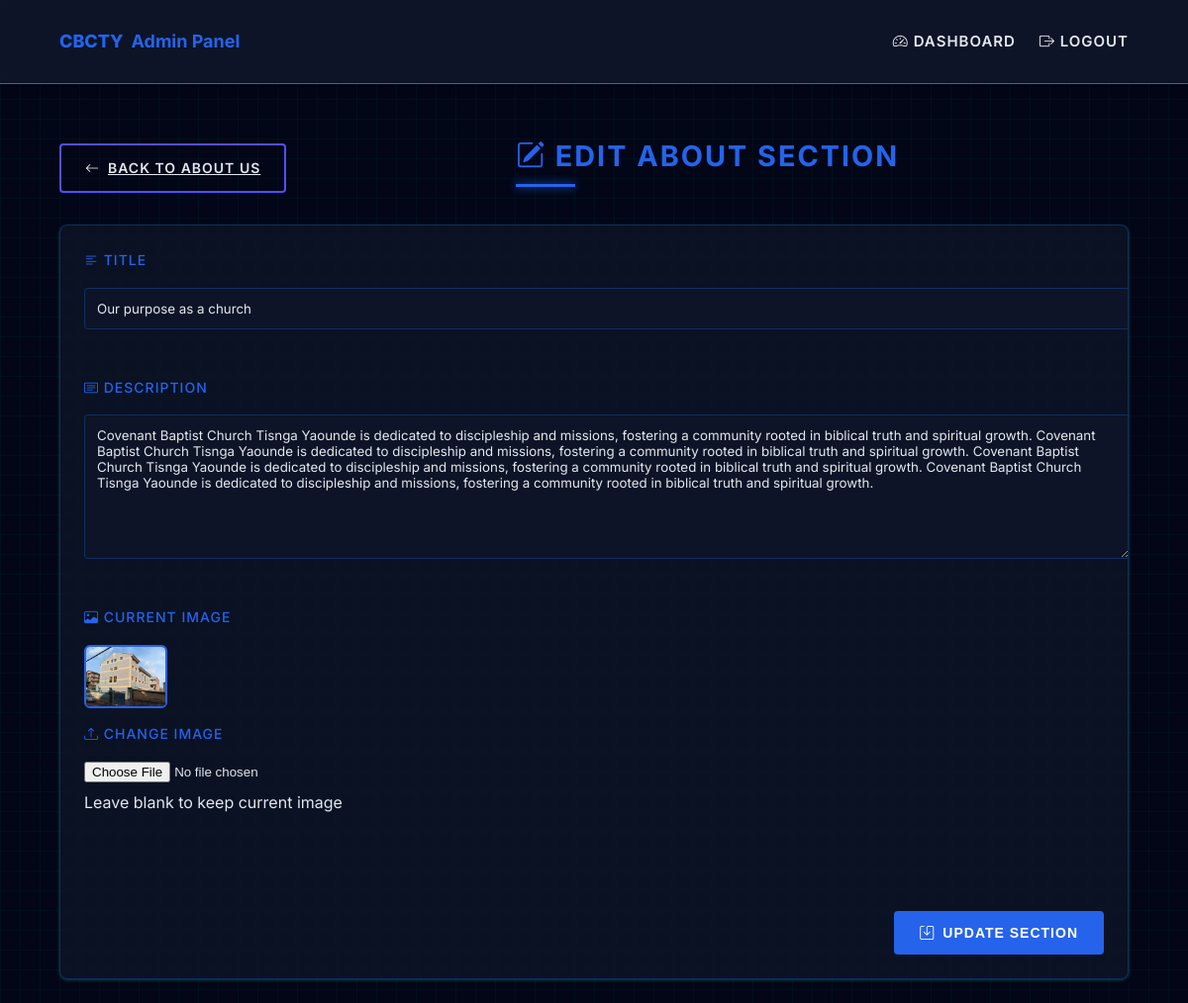
The page /admin/aboutus/aboutus-update.php?id=1 on the database its author committed.
### tables this page shows
CREATE TABLE `about_section` (
  `id` int(11) NOT NULL,
  `image_url` varchar(255) NOT NULL,
  `title` varchar(255) NOT NULL,
  `description` text NOT NULL
);

### admin/includes/crud_functions.php (called while the page is built, shortened)
<?php
require __DIR__ . '/../../includes/connect.php';
class CRUD {
    protected $pdo;
    protected $table;
    public function __construct($table, $allowedFields) {
        global $pdo;
        $this->pdo = $pdo;
        $this->table = $table;
    }
    public function getById($id) {
        $stmt = $this->pdo->prepare("SELECT * FROM {$this->table} WHERE id = ?");
        $stmt->execute([$id]);
        return $stmt->fetch(PDO::FETCH_ASSOC);
    }
}
?>

### admin/aboutus/aboutus-update.php (the view, shortened to what this page needs)
<?php
require __DIR__ . '/../includes/crud_functions.php';
$aboutCRUD = new AboutUsCRUD();
$item = $aboutCRUD->getById($_GET['id'] ?? 0);
?>
<!DOCTYPE html>
<html lang="en" data-theme="light">
<head>
    <link rel="stylesheet" href="../assets/css/main.css">
    <link rel="stylesheet" href="https://cdn.jsdelivr.net/npm/bootstrap-icons@1.11.1/font/bootstrap-icons.css">
</head>
<body>
    <?php include '../includes/header.php'; ?>
    <div class="hero-container">
        <div class="hero-header">
            <div>
                <a href="aboutus.php" class="back-btn">
                    <i class="bi bi-arrow-left"></i> Back to About Us
                </a>
            </div>
            <h2><i class="bi bi-pencil-square"></i> Edit About Section</h2>
        </div>
        <div class="hero-card">
            <div class="hero-card-body">
                <form action="" method="POST" enctype="multipart/form-data" class="hero-form">
                    <div class="form-group">
                        <label for="title"><i class="bi bi-text-left"></i> Title</label>
                        <input type="text" id="title" name="title" class="form-control"
                               value="<?= htmlspecialchars($item['title']) ?>" required>
                    </div>
                    <div class="form-group">
                        <label for="description"><i class="bi bi-card-text"></i> Description</label>
                        <textarea id="description" name="description" class="form-control"
                                  rows="5" required><?= htmlspecialchars($item['description']) ?></textarea>
                    </div>
                    <div class="form-group">
                        <label><i class="bi bi-image"></i> Current Image</label>
                        <div class="current-image">
                            <img src="../../<?= htmlspecialchars($item['image_url']) ?>"
                                 alt="<?= htmlspecialchars($item['title']) ?>"
                                 class="hero-img">
                        </div>
                        <label for="image"><i class="bi bi-upload"></i> Change Image</label>
                        <input type="file" id="image" name="image" accept="image/*">
                        <div class="form-hint">Leave blank to keep current image</div>
                    </div>
                    <div class="form-actions">
                        <button type="submit" name="update" class="submit-btn">
                            <i class="bi bi-save"></i> Update Section
                        </button>
                    </div>
                </form>
            </div>
        </div>
    </div>
</body>
</html>

### admin/assets/css/main.css (style rules this page uses)
:root { --primary: #2563eb; --primary-dark: #1d4ed8; --primary-light: #3b82f6; --danger: #ef4444; --danger-dark: #dc2626; --warning: #f59e0b; --warning-dark: #d97706; --white: #ffffff; --light: #e2e8f0; --gray: rgb(79, 79, 255); --dark: #0f172a; --bg-color: #020617; --card-bg: rgba(15, 23, 42, 0.7); --text-color: #e2e8f0; --text-dark: #0f172a; --shadow: 0 1px 3px rgba(0, 255, 157, 0.3); --transition: all 0.2s cubic-bezier(0.4, 0, 0.2, 1); --border-color: rgba(37, 99, 235, 0.3); --hover-bg: rgba(37, 99, 235, 0.05); }
html { transition: background-color 0.3s ease, color 0.3s ease; }
body { font-family: 'Rajdhani', 'Inter', -apple-system, sans-serif; line-height: 1.6; color: var(--text-color); background-color: var(--bg-color); margin: 0; padding: 0; background-image: linear-gradient(rgba(0, 255, 157, 0.03) 1px, transparent 1px), linear-gradient(90deg, rgba(0, 255, 157, 0.03) 1px, transparent 1px); background-size: 20px 20px; transition: var(--transition); }
.hero-container { width: 90%; max-width: 1200px; margin: 1.5rem auto; padding: 0 1rem; }
.hero-header { margin-top: 120px; display: flex; justify-content: space-between; align-items: center; margin-bottom: 2rem; flex-wrap: wrap; gap: 1rem; }
.hero-header h2 { margin: 0; color: var(--primary); font-weight: 700; font-size: 1.8rem; text-transform: uppercase; letter-spacing: 2px; position: relative; }
.hero-header h2::after { content: ''; position: absolute; bottom: -8px; left: 0; width: 60px; height: 3px; background: var(--primary); box-shadow: 0 0 10px var(--primary); }
.hero-card, .leader-card { background: var(--card-bg); border-radius: 8px; box-shadow: var(--shadow); overflow: hidden; border: 1px solid var(--border-color); backdrop-filter: blur(5px); transition: var(--transition); }
.hero-card-body { padding: 1.5rem; color: var(--text-color); }
.hero-img { width: 80px; height: 60px; border-radius: 4px; object-fit: cover; border: 2px solid var(--primary); transition: var(--transition); }
.hero-form { display: flex; flex-direction: column; gap: 1.5rem; }
.form-group { display: flex; flex-direction: column; gap: 0.5rem; }
.form-group label { font-weight: 600; font-size: 0.875rem; color: var(--primary); text-transform: uppercase; letter-spacing: 1px; }
.form-group input[type="text"], .form-group textarea { padding: 0.75rem; background: var(--card-bg); border: 1px solid var(--border-color); border-radius: 4px; font-family: inherit; transition: var(--transition); color: var(--text-color); }
.form-group textarea { min-height: 120px; resize: vertical; }
.form-actions { margin-top: 1.5rem; display: flex; justify-content: flex-end; }
.submit-btn, .back-btn, .add-btn, .edit-btn, .delete-btn { margin-top: 25px; display: inline-flex; align-items: center; justify-content: center; gap: 0.5rem; padding: 0.75rem 1.5rem; border-radius: 4px; font-weight: 600; transition: var(--transition); font-size: 0.875rem; cursor: pointer; text-transform: uppercase; letter-spacing: 1px; position: relative; overflow: hidden; border: 2px solid transparent; }
.submit-btn, .add-btn { background: var(--primary); color: var(--white); border-color: var(--primary); }
.back-btn { background: transparent; color: var(--text-color); border-color: var(--gray); }

### admin/aboutus/aboutus-update.php (style rules this page uses)
.form-group { margin-bottom: 1.5rem; }
.form-group label { display: block; margin-bottom: 0.5rem; font-weight: 500; }
.form-control { width: 100%; padding: 0.75rem; border: 1px solid #ddd; border-radius: 6px; }
.hero-img { max-width: 200px; height: auto; border-radius: 6px; }

### rows shown on the page
about_section: title "Our purpose as a church", description "Covenant Baptist Church Tisnga Yaounde is dedicated to discipleship and missions, fostering a community rooted in biblical truth and spiritual growth. Covenant Baptist Church Tisnga Yaounde is dedicated to discipleship and missions, fostering a community rooted in biblical truth and spiritual growth. Covenant Baptist Church Tisnga Yaounde is dedicated to discipleship and missions, fostering a community rooted in biblical truth and spiritual growth. Covenant Baptist Church Tisnga Yaounde is dedicated to discipleship and missions, fostering a community rooted in biblical truth and spiritual growth.", image_url (picture)
